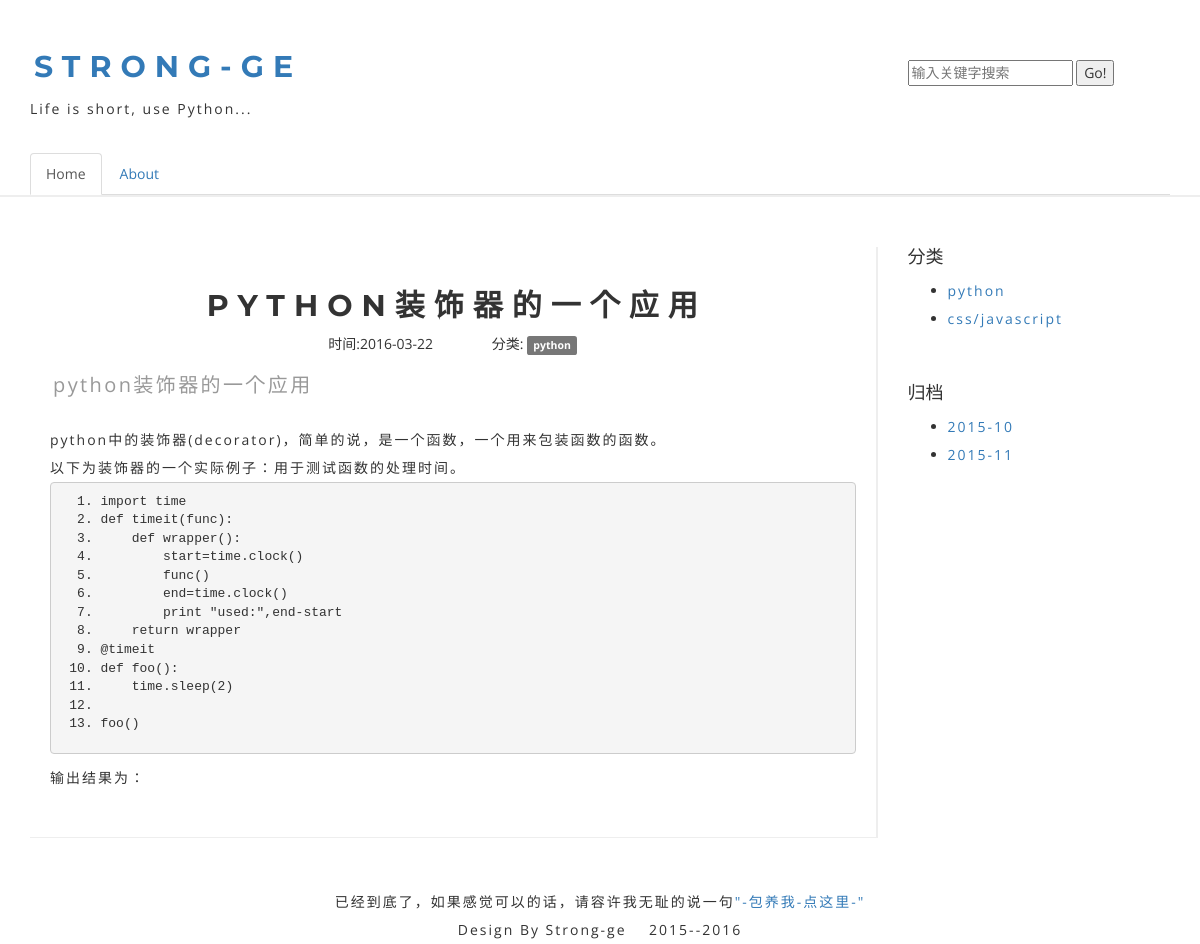
/artical/18/, run on the app's committed database.
### blog/models.py (models this page shows, shortened)
class Blog(models.Model):
    title = models.CharField(max_length=50)
    tags = models.ManyToManyField(Tag, blank=True)
    content = models.TextField()
    publish_time = models.DateTimeField(auto_now_add=True)
    update_time = models.DateTimeField(auto_now=True)

class Tag(models.Model):
    tag_name = models.CharField(max_length=20, blank=True)
    create_time = models.DateTimeField(auto_now_add=True)

### blog/views.py (the view)
# urls.py: url(r'^artical/(?P<aid>\d+)/$', 'blog.views.artical'),
def artical(request,aid):
	artical=Blog.objects.get(id=int(aid))
	return render_to_response('artical.html',locals())

### blog/templates/artical.html (shortened to what this page needs)
{%  include 'top.html'  %}
    {% load staticfiles %}
    <div class="container">
        <div class="row">
            <div class="col-md-9">
                <div class="main">
                    <article class="artical_div">
                        <div class="artical_title"><h1>{{artical.title}}</h1></div>
                        <div class="artical_info">
                            <span class="time">时间:{{ artical.update_time|date:"Y-m-d" }}</span>
                            <span class="lei">分类:
                                {%for tag in artical.tags.all%}
                                <span class="label label-default">{{tag.tag_name}}</span>
                            {%endfor%}
                            </span>
                        </div>
                        <div class="artical_content">
                            <p>{{artical.content|safe}}</p>
                        </div>
                    </article>
                </div>
            </div>
            <div class="col-md-3">
                <div class="right">
                    <div class="file">
                        <h4>分类</h4>
                        <ul>
                            <li><p><a href="">python</a></p></li>
                            <li><p><a href="">css/javascript</a></p></li>
                        </ul>
                    </div>
                    <div class="classify">
                        <h4>归档</h4>
                        <ul>
                            <li><p><a href="">2015-10</a></p></li>
                            <li><p><a href="">2015-11</a></p></li>
                        </ul>
                    </div>
                </div>
            </div>
        </div>
    </div>
{%  include 'bottom.html'  %}

### blog/static/css/blog.css (style rules this page uses)
body { font-family: 'Open Sans', 'Helvetica Neue', 'Hiragino Sans GB', 'LiHei Pro', Arial, sans-serif; color: #333; }
h1 { font-family: 'Montserrat', 'Helvetica Neue', Arial, sans-serif; font-weight: 700; font-size: 30px; letter-spacing: 9px; text-transform: uppercase; margin: 12px 0; left: 4px; }
h2 { color: #999; font-weight: normal; font-size: 20px; letter-spacing: .12em; margin-bottom: 30px; left: 3px; }
h1,h2 { position: relative; }
p { font-size: 14px; line-height: 2em; margin: 0; letter-spacing: 2px; }
a:link { text-decoration: none; }
.main { margin-top: 50px; margin-bottom: 50px; border-right: 2px solid #eee; }
.artical_div { margin-top: 40px; margin-bottom: 40px; padding-top: 30px; padding-bottom: 30px; border-bottom: 1px solid #eee; }
.artical_title { margin-top: 10px; margin-bottom: 10px; text-align: center; }
.artical_info { margin-top: 3px; margin-bottom: 3px; text-align: center; }
.time { margin-right: 55px; }
.artical_content { margin-left: 20px; margin-right: 20px; margin-top: 15px; margin-bottom: 15px; }
.right { margin-top: 50px; }
.file { margin-bottom: 50px; }

### data on the page
Blog: title "PYTHON装饰器的一个应用", update_time "2016-03-22", content "python装饰器的一个应用 python中的装饰器(decorator)，简单的说，是一个函数，一个用来包装函数的函数。 以下为装饰器的一个实际例子：用于测试函数的处理时间。 import time def timeit ( func ): def wrapper (): start = time . clock () func () end = time . clock () print \"used:\" , end - start return wrapper @timeit def foo (): time . sleep ( 2 ) foo () 输出结果为："
Tag: tag_name "python"
